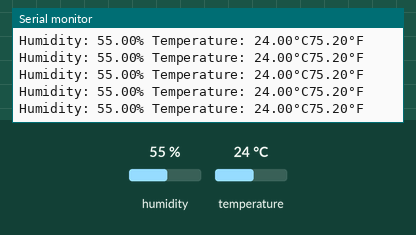
Recording of a sketch running on a simulated Arduino Uno, built with avr-gcc and run on an emulated ATmega328P. On the bench: the last lines printed to the serial monitor. The test bench sets the inputs (shaded band); at power-on: humidity 55 %, temperature 24 °C.

Above: at 3.3 s.
3.4 s: humidity set to 22 %
At 5.0 s:
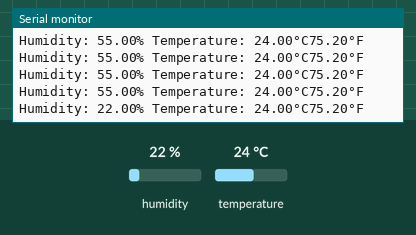
6.2 s: temperature set to 12 °C
At 6.2 s:
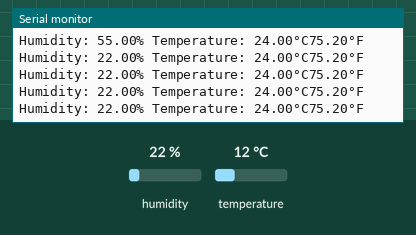
9.0 s: humidity set to 40 %
At 9.6 s:
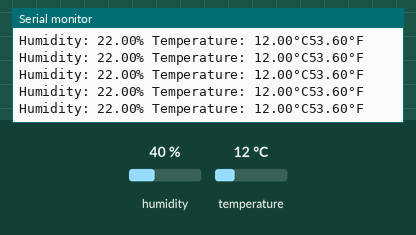
Timing chart, 0 to 12.0 s (numbered marks = the images above; inputs shaded):
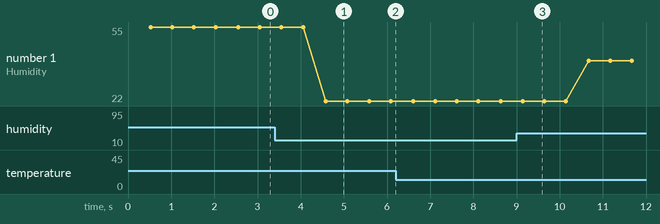

The sketch:

sketch_nov4a_Temperature_And_Humidity.ino
```cpp
#include <DHT.h>
#include <DHT_U.h>
#define DHTTYPE DHT11
#define DHTpin 8
DHT dht(DHTpin, DHTTYPE);

void setup() {
  // put your setup code here, to run once:
  dht.begin();
  Serial.begin(9600);

}

void loop() {
  // put your main code here, to run repeatedly:
  delay(500);
  float h =dht.readHumidity();
  float t=dht.readTemperature();
  float f=dht.readTemperature(true);

  Serial.print("Humidity: ");
  Serial.print(h);
  Serial.print("% Temperature: ");
  Serial.print(t);
  Serial.print("°C");
  Serial.print(f);
  Serial.println("°F");

}
```

Measured:
- after the input at 3.4 s, the serial monitor: prints a new line after 1.2 s (image 1)
- plotted number 1: 55 → 22 after the input at 3.4 s, 22 → 40 after the input at 9.0 s
